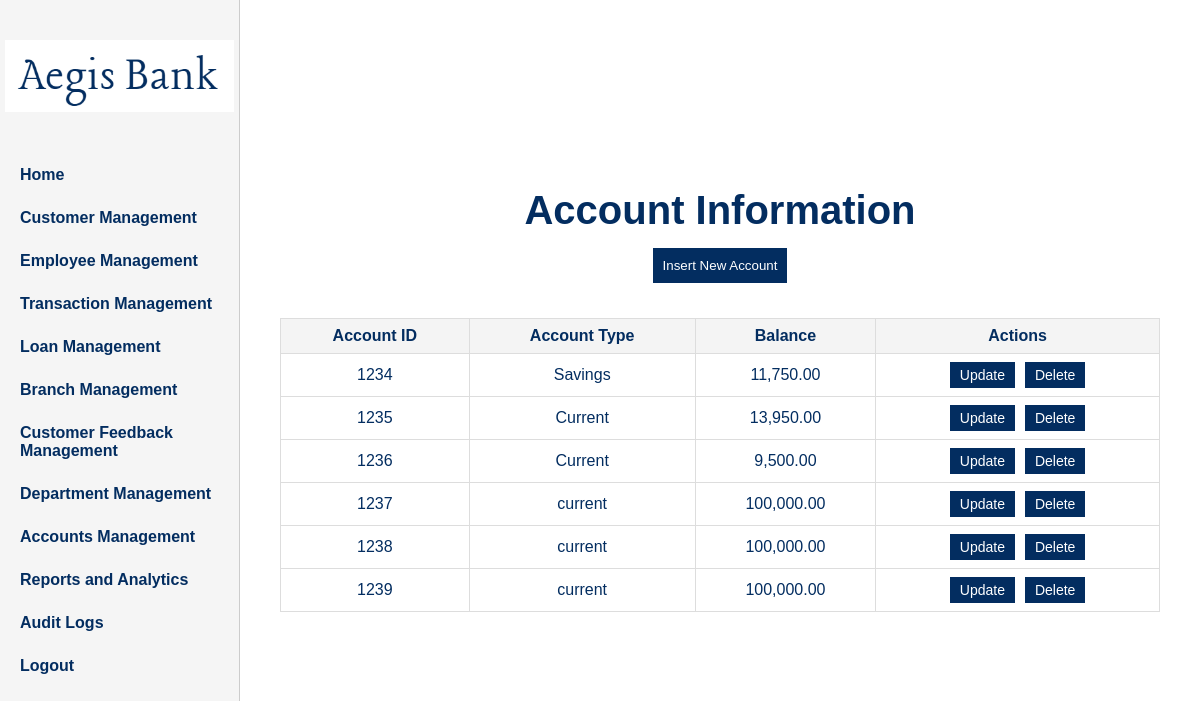
/adminpages/manage_account.php (signed in), run on an earlier commit of the app's database.
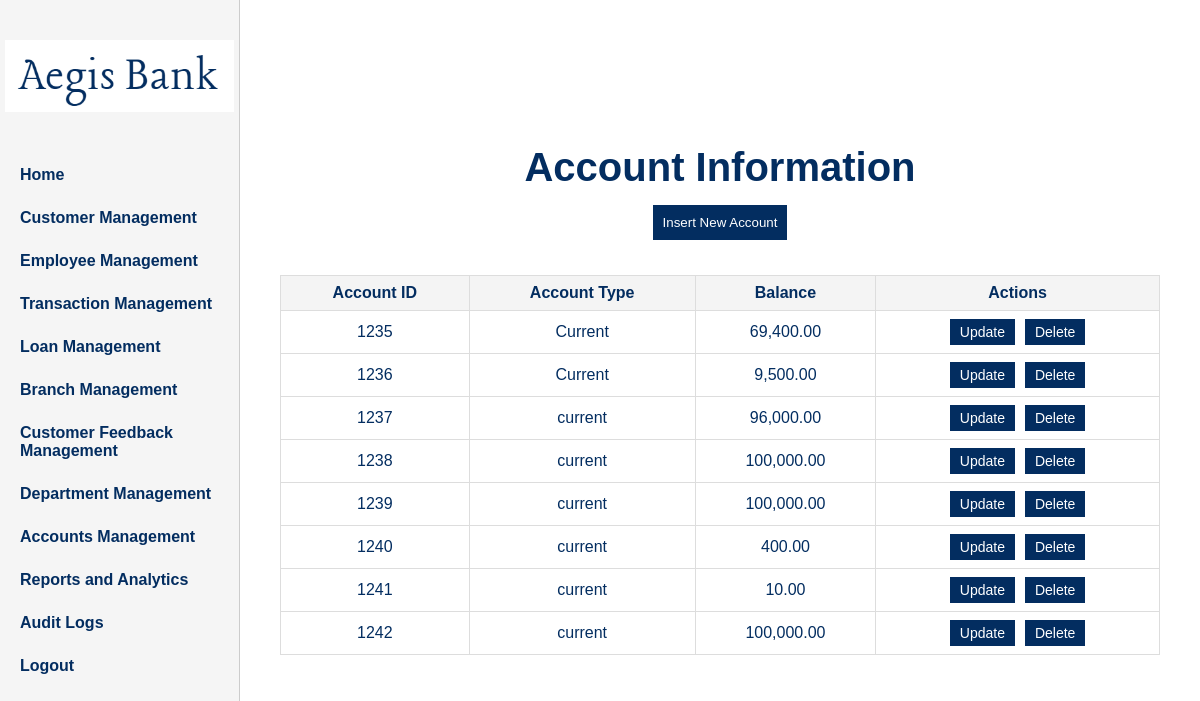
And on a later commit of the database.
### tables this page shows
CREATE TABLE `account` (
  `AccountID` int(20) NOT NULL,
  `AccountType` varchar(100) NOT NULL,
  `Balance` double NOT NULL
);

### adminpages/manage_account.php (the view, shortened to what this page needs)
<?php
include '../connection.php';
$account_result = mysqli_query($conn, "SELECT * FROM account");
if (!$account_result) {
    error_log("Error fetching accounts: " . mysqli_error($conn));
    $accounts = [];
} else {
    $accounts = mysqli_fetch_all($account_result, MYSQLI_ASSOC);
}
?>
<!DOCTYPE html>
<html lang="en">
<head>
    <link rel="stylesheet" href="../css/adminpages.css">
</head>
<body>
    <div id="main">
        <header class="header">
            <div id="logo" style="padding-top: 20px;">
                <img src="../logo.png" alt="Bank Logo">
            </div>
            <nav class="nav-links">
                <a href="adminhome.php">Home</a>
                <a href="manage_users.php">Customer Management</a>
                <a href="manage_employees.php">Employee Management</a>
                <a href="manage_transaction.php">Transaction Management</a>
                <a href="manage_loan.php">Loan Management</a>
                <a href="manage_branch.php">Branch Management</a>
                <a href="manage_support.php">Customer Feedback Management</a>
                <a href="manage_department.php">Department Management</a>
                <a href="manage_account.php">Accounts Management</a>
                <a href="manage_reports.php">Reports and Analytics</a>
                <a href="manage_audit_logs.php">Audit Logs</a>
                <a href="admin_logout.php">Logout</a>
            </nav>
        </header>
        <div class="user-info">
            <h1>Account Information</h1>
            <div class="buttons">
                <button onclick="window.location.href='AccountManagement/create_account.php'">Insert New Account</button>
            </div>
            <table>
                <thead>
                    <tr>
                        <th>Account ID</th>
                        <th>Account Type</th>
                        <th>Balance</th>
                        <th>Actions</th>
                    </tr>
                </thead>
                <tbody>
                    <?php if (!empty($accounts)): ?>
                        <?php foreach ($accounts as $account): ?>
                            <tr>
                                <td><?= htmlspecialchars($account['AccountID'] ?? 'N/A'); ?></td>
                                <td><?= htmlspecialchars($account['AccountType'] ?? 'N/A'); ?></td>
                                <td><?= htmlspecialchars(number_format($account['Balance'] ?? 0, 2)); ?></td>
                                <td>
                                    <div class="action-buttons">
                                        <button class="update"
                                            onclick="window.location.href='AccountManagement/update_account.php?account_id=<?= $account['AccountID']; ?>'">
                                            Update
                                        </button>
                                        <button class="delete"
                                            onclick="if(confirm('Are you sure you want to delete this account?'))
                                                window.location.href='AccountManagement/delete_account.php?account_id=<?= $account['AccountID']; ?>'">
                                            Delete
                                        </button>
                                    </div>
                                </td>
                            </tr>
                        <?php endforeach; ?>
                    <?php else: ?>
                        <tr>
                            <td colspan="4">No accounts found.</td>
                        </tr>
                    <?php endif; ?>
                </tbody>
            </table>
        </div>
    </div>
</body>
</html>

### css/adminpages.css (style rules this page uses)
* { margin: 0; padding: 0; box-sizing: border-box; font-family: 'Gill Sans', sans-serif; }
html, body { height: 100%; width: 100%; }
#main { height: 100%; width: 100%; display: flex; background-color: whitesmoke; }
.header { height: 100%; width: 20%; background-color: whitesmoke; display: flex; flex-direction: column; align-items: center; padding-top: 20px; border-right: 1px solid #ccc; }
#logo { width: 96%; text-align: center; margin-bottom: 20px; }
#logo img { width: 100%; height: auto; object-fit: contain; }
.nav-links { display: flex; flex-direction: column; align-items: flex-start; gap: 25px; margin-top: 20px; padding-left: 20px; padding-top: 10px; }
.nav-links a { color: #032D60; font-weight: bold; text-decoration: none; font-size: 16px; text-align: left; }
.user-info { flex: 1; background-color: white; display: flex; flex-direction: column; justify-content: center; align-items: center; text-align: center; color: #032D60; padding: 40px; }
.user-info h1 { font-weight: bold; font-size: 24px; }

### adminpages/manage_account.php (style rules this page uses)
.user-info h1 { font-size: 40px; }
table { width: 100%; border-collapse: collapse; margin-top: 20px; }
table th, table td { border: 1px solid #ddd; padding: 8px; text-align: center; }
table th { background-color: #f4f4f4; font-weight: bold; }
.buttons { margin: 15px 15px; display: flex; gap: 10px; }
.buttons button { padding: 10px; background-color: #032d60; color: white; border: none; cursor: pointer; }
.action-buttons { display: flex; gap: 10px; justify-content: center; }
.action-buttons button { padding: 5px 10px; font-size: 14px; cursor: pointer; }
.action-buttons button.update { background-color: #032d60; color: white; border: none; }
.action-buttons button.delete { background-color: #032d60; color: white; border: none; }

What changed in the data, as far as the page shows it:
removed account: AccountID "1234", AccountType "Savings", Balance "11,750.00"
changed account id 1235: Balance "13,950.00" → "69,400.00"
changed account id 1237: Balance "100,000.00" → "96,000.00"
added account: AccountID "1240", AccountType "current", Balance "400.00"
added account: AccountID "1241", AccountType "current", Balance "10.00"
added account: AccountID "1242", AccountType "current", Balance "100,000.00"
